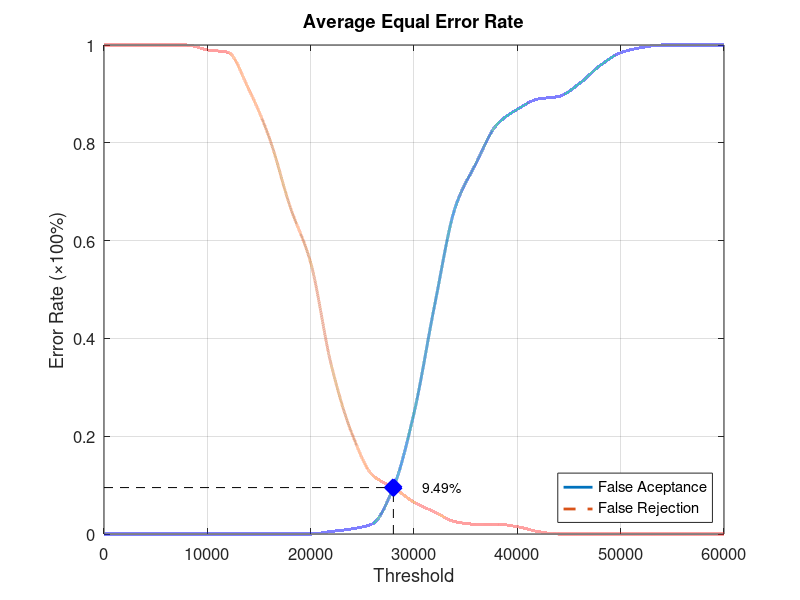
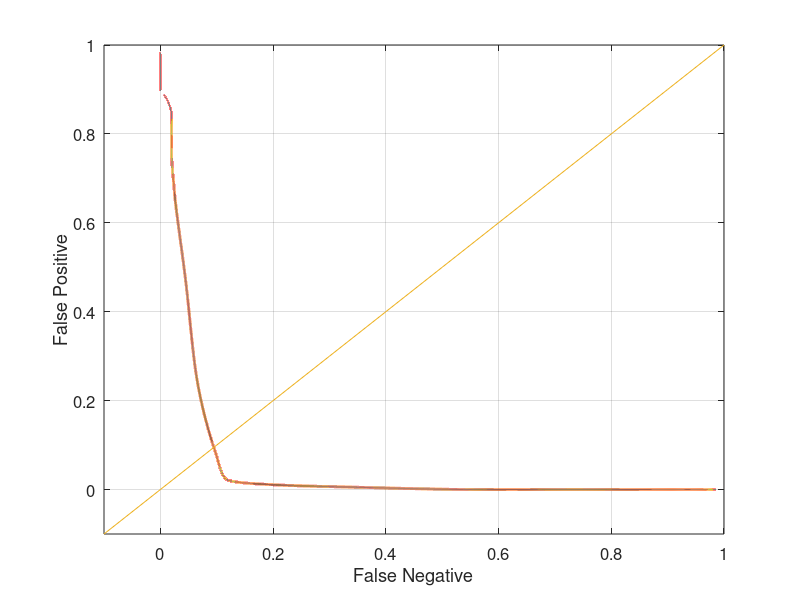

These figures' MATLAB source, in order:
function yEER = Database4_1
close all;
clear;
clc;
x = 0:2000:60000;
xq = 0:0.5:60000;

y0 = [0 0 0 0 0 0 0 0 0 0 0 0.00526316 0.0105263 0.0210526 0.0947368 0.247368 0.468421 0.668421 0.757895 0.836842 0.868421 0.889474 0.894737 0.921053 0.957895 0.984211 0.994737 1 1 1 1];
yy0 = interp1(x, y0, xq, 'pchip');
y1 = [1 1 1 1 1 0.99 0.985 0.91 0.81 0.67 0.555 0.345 0.205 0.12 0.095 0.065 0.045 0.025 0.02 0.02 0.015 0.005 0 0 0 0 0 0 0 0 0];
yy1 = interp1(x, y1, xq, 'pchip');

% Calculating EER: 
y2 = abs(y0 - y1);
find(y2 == min(y2))
yy2 = abs(yy0 - yy1);
xEER = find(yy2 == min(yy2));
xEERIndex = xq(xEER) % X-axis EER
yEER = yy0(xEER) % Y-axis EER

main = figure
plot(xq, yy0,'-','LineWidth', 2);	hold on
plot(xq, yy1,'--','LineWidth', 2);	hold on
plot([xEERIndex xEERIndex], [0 yEER], 'k--');	hold on
plot([0 xEERIndex], [yEER yEER], 'k--');	hold on
plot(xEERIndex, yEER, 'bx', 'LineWidth', 10);	hold on
text(xEERIndex + 10 * xEERIndex / 100, yEER, [num2str(round((10000 * yEER)) / 100) '%'])
legend('False Aceptance', 'False Rejection', 'Location', 'SouthEast')
xlabel('Threshold')
ylabel('Error Rate (\times100%)')
title('Average Equal Error Rate')
set(gca, 'FontSize', 12)
axis([0 60000 0 1])
grid on

print(main, 'Database4_1Main', '-dpng');
FNRxFPR = figure('Color', [1 1 1]);
plot(yy1, yy0, '-', yy1, yy0, 'LineWidth', 2);
hold on
y = -0.1:0.1:1
plot(y, y); 
set(gca, 'FontSize', 12)
xlabel('False Negative')
ylabel('False Positive')
axis([-0.1 1 -0.1 1])
set(gca, 'FontSize', 12)
grid on

print(FNRxFPR, 'Database4_1FNRxFPR','-dpng');
end
